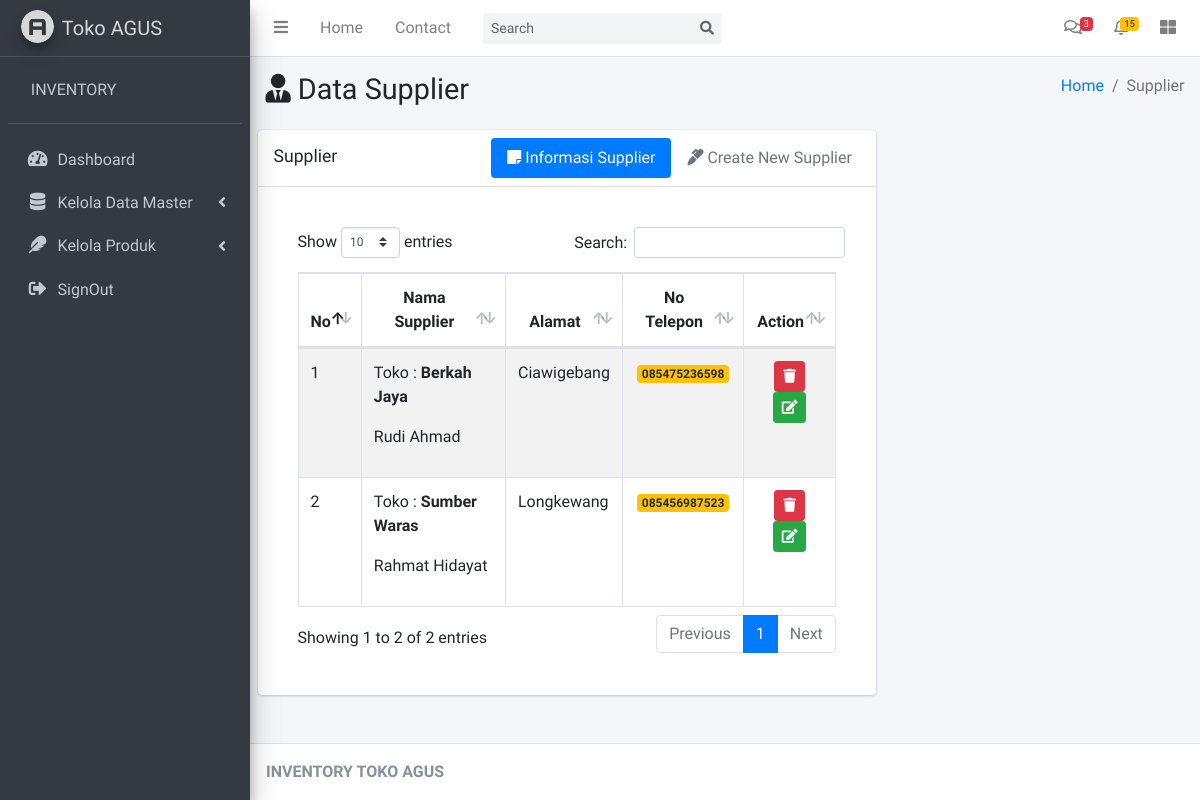
The page /index.php/controllerdatamaster/supplier on the database its author committed.
### tables this page shows
CREATE TABLE `supplier` (
  `id_supplier` int(11) NOT NULL,
  `nama_supplier` varchar(50) NOT NULL,
  `nama_toko` varchar(50) NOT NULL,
  `alamat` varchar(125) NOT NULL,
  `no_hp` varchar(15) NOT NULL
);

### application/controllers/ControllerDataMaster.php (called while the page is built, shortened)
<?php
class ControllerDataMaster extends CI_Controller
{
	public function __construct()
	{
		$this->load->model('DataMaster');
	}
	public function supplier()
	{
		$this->form_validation->set_rules('nama', 'Nama Supplier', 'required');
		$this->form_validation->set_rules('nama_toko', 'Nama Toko', 'required');
		$this->form_validation->set_rules('alamat', 'Alamat', 'required');
		$this->form_validation->set_rules('no_hp', 'No Telepon', 'required|min_length[11]|max_length[13]');
		if ($this->form_validation->run() == FALSE) {
			$data = array(
				'supplier' => $this->DataMaster->select_supplier()
			);
			$this->load->view('Layout/head');
			$this->load->view('Layout/navbar');
			$this->load->view('Layout/aside');
			$this->load->view('Content/supplier', $data);
			$this->load->view('Layout/footer');
		}
	}
}

### index.php (called while the page is built, shortened)
<?php
require_once BASEPATH.'core/CodeIgniter.php';

### application/models/DataMaster.php (called while the page is built, shortened)
<?php
class DataMaster extends CI_Model
{
    public function select_supplier()
    {
        $this->db->select('*');
        $this->db->from('supplier');
        return $this->db->get()->result();
    }
}

### application/views/Content/supplier.php (the view, shortened to what this page needs)
<div class="content-wrapper">
    <section class="content-header">
        <div class="container-fluid">
            <div class="row mb-2">
                <div class="col-sm-6">
                    <h1><i class="fas fa-user-tie"></i> Data Supplier</h1>
                </div>
                <div class="col-sm-6">
                    <ol class="breadcrumb float-sm-right">
                        <li class="breadcrumb-item"><a href="#">Home</a></li>
                        <li class="breadcrumb-item active">Supplier</li>
                    </ol>
                </div>
            </div>
        </div>
    </section>
    <div class="col-md-8">
        <div class="row">
            <div class="col-12">
                <div class="card">
                    <div class="card-header d-flex p-0">
                        <h3 class="card-title p-3">Supplier</h3>
                        <ul class="nav nav-pills ml-auto p-2">
                            <li class="nav-item"><a class="nav-link active" href="#tab_1" data-toggle="tab"><i class="fas fa-sticky-note"></i> Informasi Supplier</a></li>
                            <li class="nav-item"><a class="nav-link" href="#tab_2" data-toggle="tab"><i class="fas fa-marker"></i> Create New Supplier</a></li>
                        </ul>
                    </div>
                    <div class="card-body">
                        <div class="tab-content">
                            <div class="tab-pane <?php if (form_error('nama') == '') {
                                                        echo 'active';
                                                    } ?>" id="tab_1">
                                <div class="card-body">
                                    <table id="example1" class="table table-bordered table-striped">
                                        <thead>
                                            <tr>
                                                <th class="text-center">No</th>
                                                <th class="text-center">Nama Supplier</th>
                                                <th class="text-center">Alamat</th>
                                                <th class="text-center">No Telepon</th>
                                                <th class="text-center">Action</th>
                                            </tr>
                                        </thead>
                                        <tbody>
                                            <?php
                                            $no = 1;
                                            foreach ($supplier as $key => $value) {
                                            ?>
                                                <tr>
                                                    <td><?= $no++ ?></td>
                                                    <td>
                                                        <p>Toko : <strong><?= $value->nama_toko ?></strong></p>
                                                        <p><?= $value->nama_supplier ?></p>
                                                    </td>
                                                    <td><?= $value->alamat ?></td>
                                                    <td class="text-center"><span class="badge bg-warning"><?= $value->no_hp ?></span></td>
                                                    <td class="text-center"><a href="<?= base_url('controllerdatamaster/hapus_supplier/' . $value->id_supplier) ?>" class="btn btn-danger btn-sm"><i class="fa fa-trash"></i></a>
                                                        <a href="<?= base_url('ControllerDataMaster/update_supplier/' . $value->id_supplier) ?>" class="btn btn-success btn-sm"><i class="fa fa-edit"></i></a>
                                                    </td>
                                                </tr>
                                            <?php
                                            }
                                            ?>
                                        </tbody>
                                    </table>
                                </div>
                            </div>
                        </div>
                    </div>
                </div>
            </div>
        </div>
    </div>
</div>

### rows shown on the page
supplier: nama_toko "Berkah Jaya", nama_supplier "Rudi Ahmad", alamat "Ciawigebang", no_hp "085475236598"
supplier: nama_toko "Sumber Waras", nama_supplier "Rahmat Hidayat", alamat "Longkewang", no_hp "085456987523"
